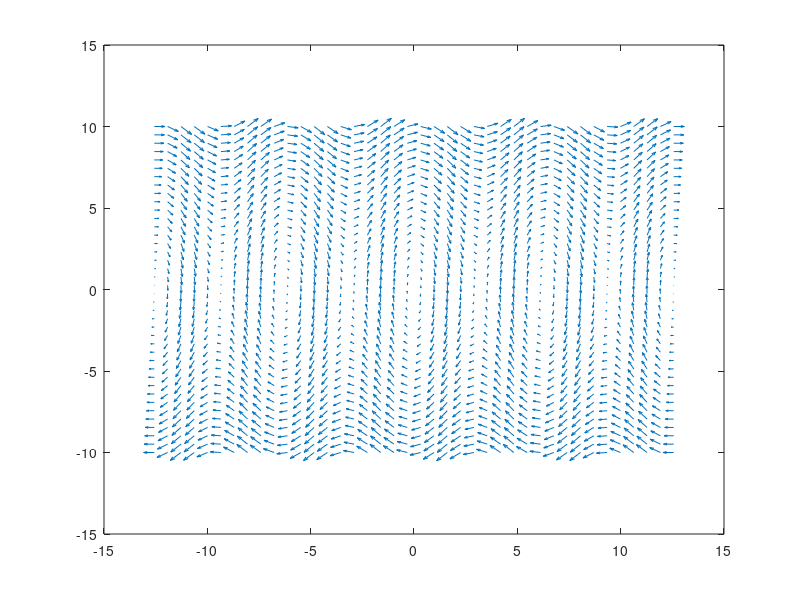

Write the MATLAB code that produced this figure.
%equation du pendule simple amorti

g=9.81; l=1; w=sqrt(g/l);

alpha=0;
n=40;

x=linspace(-4*pi,4*pi,n);
y=linspace(-10,10,n);
[X,Y]=meshgrid(x,y); % chaque ligne de X est une copie de x et chaque
%colonne de Y est une copie de y. X et Y sont des matrices carrees
u=zeros(n,n);

for i=1:n
    for j=1:n
       u(i,j)=Y(i,j);%a*X(i,j)*(1-b*Y(i,j));
    end
    
end

v=zeros(n,n);
for i=1:n
    for j=1:n
       v(i,j)=-w*w*sin(X(i,j))-alpha*Y(i,j);%c*Y(i,j)*(X(i,j)-d);
    end
    
end


%la fonction quiver a pour argument le tableau des points en x et le
%tableau des points en y, et les coordonnees en x et en y des vecteurs a y
%mettre
quiver(X,Y,u,v);
